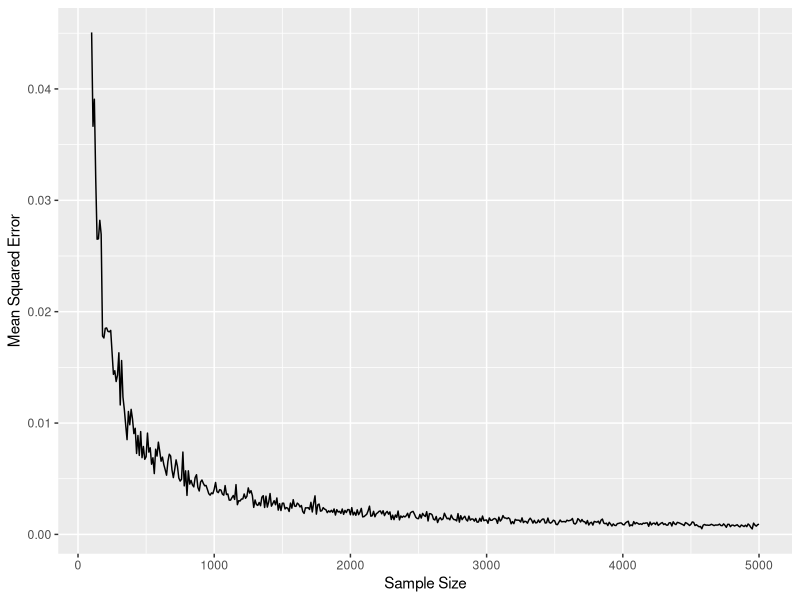
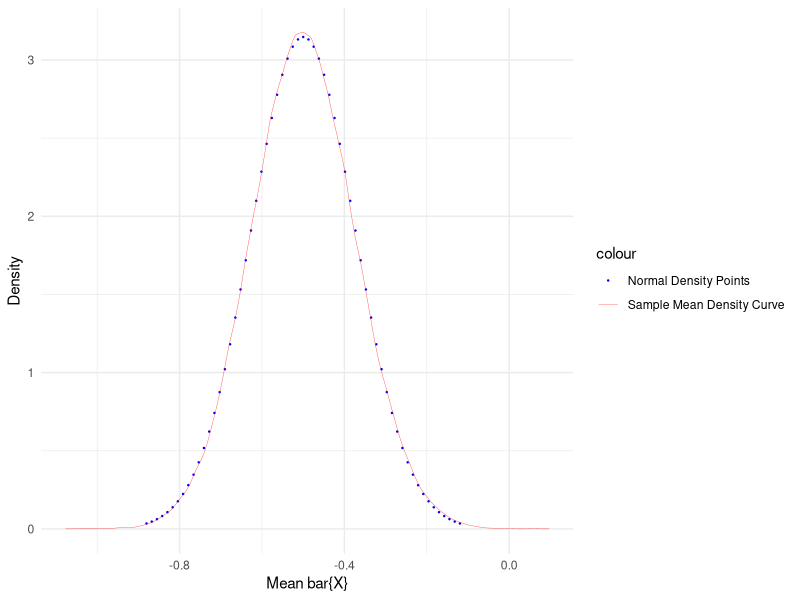

R code for these plots, in order:
## ---- chunk 1
knitr::opts_chunk$set(echo = FALSE)
library(ggplot2)
## ---- chunk 2
#Creating a lambda value calculation function
lambda_function <- function(data, b){
  n <- length(data)
  # Calculating the denominator: summing over x - b
  sum_i <- sum(data-b)
  # Calculating lembda
  lambda <- n/sum_i
  return(lambda)
}

# Load Data
supermarket_data <- read.csv("supermarket_data_2024.csv")
# Set the number of sample
n <- nrow(supermarket_data)
# Set the constant b
b <-300

lambda_mle <- lambda_function(supermarket_data$TimeLength , b)
print(paste("The maximum likelihood estimate lambda_MLE is: ",lambda_mle))
## ---- chunk 3
# set the random seed
set.seed(2024)
# set the number of resamples
number_resamples <- 10000

lambda_resamples <- numeric(number_resamples)
# Sampling with replacement
for (i in 1:number_resamples){
  sample_data <- sample(supermarket_data$TimeLength , replace = TRUE)
  lambda_resamples[i] <- lambda_function(sample_data, b)
}

#Calculate the 95% confidence interval
  ci_lower <- quantile(lambda_resamples, 0.025)
  ci_upper <- quantile(lambda_resamples, 0.975)
  print(paste("The Bootstrap confidence interval is: [",ci_lower,',',ci_upper,']\n'))
  
## ---- chunk 4
# Simulation parameters
set.seed(2024)
lambda_simulation <- 2
b_simulation <- 0.01
sampleSize_simulation <- seq(100, 5000, by = 10)
repetition_simulation <- 100

# Simulation results
simulation_results <- data.frame(SampleSize = sampleSize_simulation, MSE = numeric(length(sampleSize_simulation)))


# Start simulation
index <- 1
for (n in sampleSize_simulation){
  lambda_estimates<-numeric(repetition_simulation)
  #For each sample size, consider 100 trials.
  for(i in 1:repetition_simulation){
    sample_data <- rexp(n, rate = lambda_simulation) + b_simulation
    lambda_estimates[i] <- lambda_function(sample_data,b_simulation)
  }
  #Calculate mean and Mean Squared Error(MSE)
  mse <- mean((lambda_estimates-lambda_simulation)^2)
  simulation_results[index, "MSE"] <- mse
  index <- index+1
}

#Check the result
head(simulation_results,5)

#Plotting results of the simulation
ggplot(simulation_results,
       aes(x=SampleSize, y=MSE))+
  geom_line() +
  labs(x="Sample Size", y="Mean Squared Error")
## ---- chunk 5
# The function of E(X)
compute_expectation_X <- function(a,b){
  f1 <- 2*(a^2-b^2-a+b)
  f2 <- (a+b)*(a+b-1)
  expectation = f1/f2
  return(expectation)
}

# The function of Var(x)
compute_variance_X <- function(a,b){
  #f1 <- (a + b) * (a + b - 1)                
  #f2 <- 4 * (a * (a - 1) + b * (b - 1)) / f1  
  #f3 <- 4 * (a^2 - b^2 - a + b)^2 / f1^2  
  #variance <- f2-f3           
  f1 <- (a+b)*(a+b-1)
  f2 <- (a^2+b^2-a-b)*f1
  f3 <- (a^2-b^2-a+b)^2
  variance <- (4*f2-4*f3)/f1^2
  return(variance)
}
## ---- chunk 6
sample_Xs <-function(a,b,n){
  #define the probability density function
  f1 <-(a+b)*(a+b-1)
  p_x_minus2 <- (b*(b-1))/f1
  p_x_0 <- 2*(a*b)/f1
  p_x_2 <- (a*(a-1))/f1
  x_values <- c(-2,0,2)
  p_values <- c(p_x_minus2, p_x_0, p_x_2)
  
  #random sample
  samples <- sample(x_values, size = n, replace = TRUE, prob=p_values)
  return(samples)
}
## ---- chunk 7
# set the value of parameters
a <- 3
b <- 5
n <- 100000
# E(X) and Var(X)
e_x <- compute_expectation_X(a,b)
var_x <- compute_variance_X(a,b)
# generate a sample
set.seed(2024)
samples <- sample_Xs(a,b,n)
#head(samples,10)

# E(\bar{X}) and Var(\bar{X})
e_bar_x <- mean(samples)
var_bar_x <-var(samples)

# 输出结果
print(paste("Expectation E(X):", e_x, "\n"))
print(paste("Expectation of samples E(bar{X}):", e_bar_x, "\n"))
print(paste("Variance Var(X):", var_x, "\n"))
print(paste("Variance of samples Var(bar{X}):", var_bar_x, "\n"))
## ---- chunk 8
# Set the parameter
a <- 3
b <- 5
n <- 100
num_trials <- 50000
# Initialize the array of experimental sample means
mean_trails <- numeric(num_trials)
# Start simulation
set.seed(2024)
for (i in 1:num_trials){
  samples <- sample_Xs(a,b,n)
  mean_trails[i] <- mean(samples)
}
## ---- chunk 9
# Calculate mu and sigma
mu <- compute_expectation_X(a,b)
sigma <- sqrt(compute_variance_X(a,b)/n)
# Normally distributed densities
density_x <- seq(mu - 3 * sigma, mu + 3 * sigma, by = 0.1*sigma)
density_points <- data.frame(
  x = density_x,
  y = dnorm(density_x, mean = mu, sd = sigma)
)
# Density estimation
density_trials <- data.frame(
  x = density(mean_trails)$x,
  y = density(mean_trails)$y
) 

# Create a scatter plot of the points
ggplot()+
  geom_point(data=density_points,
            aes(x=x, y=y, color="Normal Density Points"),
            size=0.2)+
  geom_line(data=density_trials,
            aes(x=x, y= y, color="Sample Mean Density Curve"),
            size=0.1)+
  labs(
    x="Mean bar{X}",
    y="Density",
  )+
  scale_color_manual(
     values = c(
       "Normal Density Points" = "blue",
       "Sample Mean Density Curve" = "red"
     )
  ) +
  theme_minimal()
